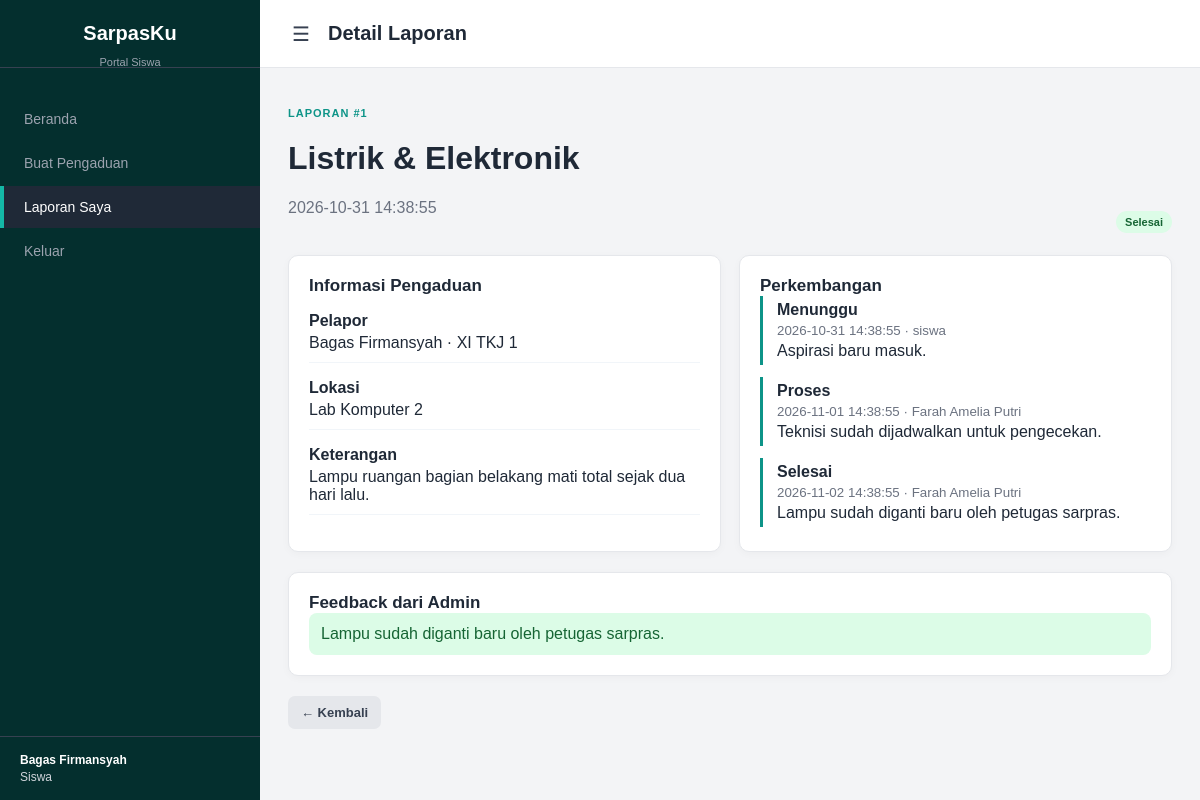
Screenshot of /view/user/detail_laporan.php?id=1 (signed in) with the database file from the repository.
### tables this page shows
CREATE TABLE `siswa` (
  `nis` varchar(10) NOT NULL,
  `nama` varchar(50) NOT NULL,
  `kelas` varchar(10) NOT NULL,
  `password` varchar(255) NOT NULL,
  `created_at` timestamp NOT NULL DEFAULT current_timestamp()
);

CREATE TABLE `aspirasi` (
  `id_aspirasi` int(11) NOT NULL,
  `nis` varchar(10) NOT NULL,
  `id_kategori` int(11) NOT NULL,
  `id_admin` int(11) DEFAULT NULL,
  `lokasi` varchar(50) NOT NULL,
  `keterangan` varchar(255) NOT NULL,
  `status` enum('Menunggu','Proses','Selesai') NOT NULL DEFAULT 'Menunggu',
  `feedback` varchar(255) DEFAULT NULL,
  `tanggal` datetime DEFAULT current_timestamp(),
  `updated_at` datetime DEFAULT current_timestamp() ON UPDATE current_timestamp()
);

CREATE TABLE `kategori` (
  `id_kategori` int(11) NOT NULL,
  `nama_kategori` varchar(50) NOT NULL,
  `ket_kategori` varchar(255) NOT NULL
);

CREATE TABLE `histori` (
  `id_histori` int(11) NOT NULL,
  `id_aspirasi` int(11) NOT NULL,
  `id_admin` int(11) DEFAULT NULL,
  `status_lama` enum('Menunggu','Proses','Selesai') DEFAULT NULL,
  `status_baru` enum('Menunggu','Proses','Selesai') NOT NULL,
  `catatan` varchar(255) DEFAULT NULL,
  `diubah_oleh` varchar(50) DEFAULT NULL,
  `waktu_ubah` datetime DEFAULT current_timestamp()
);

### config/database.php (called while the page is built, shortened)
<?php
$server = 'localhost';
$username = 'root';
$pass = '';
$database = 'sarpasku_db';
$conn = mysqli_connect($server, $username, $pass, $database);
mysqli_set_charset($conn, 'utf8mb4');
function e($value) { return htmlspecialchars((string)$value, ENT_QUOTES, 'UTF-8'); }
function current_user() {
    global $conn;
    if ($_SESSION['role'] === 'siswa' && !empty($_SESSION['nis'])) {
        $st=mysqli_prepare($conn,'SELECT nis,nama,kelas FROM siswa WHERE nis=?'); mysqli_stmt_bind_param($st,'s',$_SESSION['nis']); mysqli_stmt_execute($st); $r=mysqli_stmt_get_result($st); $u=mysqli_fetch_assoc($r); mysqli_stmt_close($st); return $u;
    }
    return null;
}

### view/user/detail_laporan.php (the view, shortened to what this page needs)
<?php
require_once __DIR__ . '/../../config/database.php';
require_role('siswa'); $user = current_user();
$id = (int)($_GET['id'] ?? 0); $saved = isset($_GET['saved']);
$st = mysqli_prepare($conn, 'SELECT a.*,s.nama,s.kelas,k.nama_kategori FROM aspirasi a JOIN siswa s ON s.nis=a.nis LEFT JOIN kategori k ON k.id_kategori=a.id_kategori WHERE a.id_aspirasi=? AND a.nis=?');
mysqli_stmt_bind_param($st, 'is', $id, $user['nis']);
mysqli_stmt_execute($st);
$a = mysqli_fetch_assoc(mysqli_stmt_get_result($st));
$hist = [];
if ($a) {
    $st = mysqli_prepare($conn, 'SELECT status_lama,status_baru,catatan,diubah_oleh,waktu_ubah FROM histori WHERE id_aspirasi=? ORDER BY waktu_ubah ASC,id_histori ASC');
    mysqli_stmt_bind_param($st, 'i', $id);
    mysqli_stmt_execute($st);
    $rr = mysqli_stmt_get_result($st);
    while ($h = mysqli_fetch_assoc($rr)) $hist[] = $h;
}
$fotoFeedback = [];
?>
<!doctype html><html lang="id"><head><meta charset="utf-8"><meta name="viewport" content="width=device-width,initial-scale=1"><title>Detail Laporan</title><link rel="stylesheet" href="../../assets/admin.css"></head><body>
<aside class="sidebar" id="sidebar"><div class="sidebar-header">SarpasKu</div><div class="sidebar-sub">Portal Siswa</div><ul>
<li><a href="dashboard.php" class="">Beranda</a></li>
<li><a href="buat_pengaduan.php" class="">Buat Pengaduan</a></li>
<li><a href="laporan_saya.php" class="active">Laporan Saya</a></li>
<li><a href="../../logout.php">Keluar</a></li>
</ul><div class="admin-user"><strong><?=e($user["nama"]??"Siswa")?></strong>Siswa</div></aside>
<div class="main-content">
<header class="topbar"><label for="menuToggle" class="menu-icon">&#9776;</label><h1>Detail Laporan</h1></header>
<main class="content-area">
<?php if(!$a):?><div class="alert error">Laporan tidak ditemukan.</div><a class="btn" href="laporan_saya.php">Kembali</a><?php else:?>
<div class="heading"><div><p class="eyebrow">Laporan #<?=(int)$a['id_aspirasi']?></p><h1><?=e($a['nama_kategori'])?></h1><p class="muted"><?=e($a['tanggal'])?></p></div><span class="badge <?=strtolower($a['status'])?>"><?=e($a['status'])?></span></div>
<div class="detail">
<section class="panel"><h2>Informasi Pengaduan</h2><p><b>Pelapor</b><?=e($a['nama'])?> · <?=e($a['kelas'])?></p><p><b>Lokasi</b><?=e($a['lokasi'])?></p><p><b>Keterangan</b><?=e($a['keterangan'])?></p>
</section>
<section class="panel"><h2>Perkembangan</h2><div class="timeline"><?php foreach($hist as $h):?><div class="timeline-item"><b><?=e($h['status_baru'])?></b><small><?=e($h['waktu_ubah'])?> · <?=e($h['diubah_oleh'])?></small><div><?=e($h['catatan']?:'-')?></div></div><?php endforeach;?></div></section>
</div>
<section class="panel">
<h2>Feedback dari Admin</h2>
<?php if($a['feedback']):?>
<div class="alert <?=strtolower($a['status'])==='selesai'?'success':'info'?>" style="margin-bottom:<?=$fotoFeedback?'14px':'0'?>"><?=e($a['feedback'])?></div>
<?php else: ?>
<p class="muted" style="margin:0 0 <?=$fotoFeedback?'14px':'0'?>">Belum ada feedback dari admin.</p>
<?php endif;?>
</section>
<a class="btn secondary" href="laporan_saya.php">← Kembali</a>
<?php endif;?>
</main></div>
</body></html>

### assets/admin.css (style rules this page uses)
* { box-sizing:border-box }
body { margin:0;font-family:Arial,sans-serif;background:#f3f4f6;color:#1f2937 }
.sidebar { width:260px;background:#042f2e;color:#fff;height:100vh;position:fixed;left:0;top:0;z-index:1000;display:flex;flex-direction:column;transition:transform .25s ease }
.sidebar-header { padding:22px 20px;font-size:20px;font-weight:700;text-align:center;border-bottom:1px solid #374151 }
.sidebar-sub { font-size:11px;color:#9ca3af;text-align:center;margin-top:-12px;padding-bottom:18px }
.sidebar ul { list-style:none;padding:10px 0;margin:0 }
.sidebar li { margin:2px 0 }
.sidebar a { display:block;padding:13px 20px;color:#9ca3af;text-decoration:none;border-left:4px solid transparent;font-size:14px }
.sidebar a:hover,.sidebar a.active { background:#1f2937;color:#fff;border-left-color:#14b8a6 }
.admin-user { margin-top:auto;padding:16px 20px;border-top:1px solid #374151;font-size:12px;color:#d1d5db }
.admin-user strong { display:block;color:#fff;margin-bottom:3px }
.main-content { margin-left:260px;min-height:100vh;transition:margin-left .25s ease }
.topbar { height:68px;background:#fff;border-bottom:1px solid #e5e7eb;display:flex;align-items:center;gap:14px;padding:0 28px }
.topbar h1 { font-size:20px;margin:0 }
.menu-icon { font-size:20px;line-height:1;color:#374151;cursor:pointer;background:none;border:0;padding:4px }
.content-area { padding:28px;max-width:1400px;margin:auto }
.heading { display:flex;justify-content:space-between;gap:20px;align-items:end;margin-bottom:22px }
.eyebrow { font-size:11px;text-transform:uppercase;letter-spacing:1px;color:#0d9488;font-weight:700 }
.muted { color:#6b7280 }
.card,.panel { background:#fff;border:1px solid #e5e7eb;border-radius:10px;padding:20px;box-shadow:0 2px 8px #00000008 }
.panel { margin-bottom:20px }
.panel h3,.panel h2 { margin:0;font-size:17px }
.btn { display:inline-block;padding:9px 13px;border-radius:7px;background:#0d9488;color:#fff;text-decoration:none;border:0;font-weight:700;cursor:pointer;font-size:13px }
.btn.secondary { background:#e5e7eb;color:#374151 }
.badge { display:inline-block;padding:5px 9px;border-radius:999px;font-size:11px;font-weight:700;white-space:nowrap }
.selesai { background:#dcfce7;color:#166534 }
.detail { display:grid;grid-template-columns:1fr 1fr;gap:18px }
.detail p { display:flex;flex-direction:column;gap:4px;border-bottom:1px solid #f1f5f9;padding-bottom:10px }
.timeline { display:grid;gap:12px }
.timeline-item { border-left:3px solid #0d9488;padding:5px 0 5px 14px }
.timeline-item small { display:block;color:#6b7280;margin:4px 0 }
.alert { padding:12px;border-radius:8px;margin-bottom:18px }
.alert.success { background:#dcfce7;color:#166534 }

### rows the page displays
siswa: nama "Bagas Firmansyah"
aspirasi: id_aspirasi "1", id_kategori.nama_kategori "Listrik & Elektronik", tanggal "2026-10-31 14:38:55", status "Selesai", nis.nama "Bagas Firmansyah", nis.kelas "XI TKJ 1", lokasi "Lab Komputer 2", keterangan "Lampu ruangan bagian belakang mati total sejak dua hari lalu.", feedback "Lampu sudah diganti baru oleh petugas sarpras."
histori: status_baru "Menunggu", waktu_ubah "2026-10-31 14:38:55", diubah_oleh "siswa", catatan "Aspirasi baru masuk."
histori: status_baru "Proses", waktu_ubah "2026-11-01 14:38:55", diubah_oleh "Farah Amelia Putri", catatan "Teknisi sudah dijadwalkan untuk pengecekan."
histori: status_baru "Selesai", waktu_ubah "2026-11-02 14:38:55", diubah_oleh "Farah Amelia Putri", catatan "Lampu sudah diganti baru oleh petugas sarpras."
